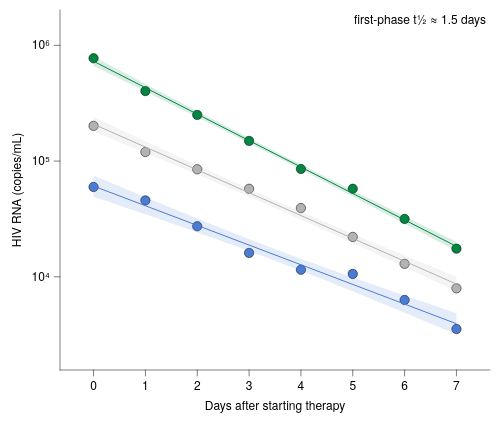

Vega-Lite specification for this chart:
### Vega-Lite specification from a JSON file in a GitHub repository (floating-point values rounded to 4 significant figures)
{"background": null, "config": {"arc": {"fill": "#DBDBDB", "fillOpacity": 1.0, "innerRadius": 45.0, "padAngle": 0.03, "stroke": "black", "strokeOpacity": 1, "strokeWidth": 0.25}, "area": {"fill": "#DBDBDB", "fillOpacity": 1.0, "stroke": "black", "strokeOpacity": 1, "strokeWidth": 0.25}, "axis": {"domain": true, "domainCap": "round", "domainColor": "black", "domainWidth": 0.25, "grid": false, "gridCap": "round", "gridColor": "#F1F1F1", "gridDash": [0, 0], "gridOpacity": 1.0, "gridWidth": 0.25, "labelColor": "black", "labelFont": "Helvetica Neue, HelveticaNeue, Helvetica, Arial, sans-serif", "labelFontSize": 6, "labelFontStyle": "normal", "labelFontWeight": 400, "offset": 0, "ticks": true, "tickCap": "round", "tickColor": "black", "tickRound": false, "tickSize": 3, "tickWidth": 0.25, "titleColor": "black", "titleFont": "Helvetica Neue, HelveticaNeue, Helvetica, Arial, sans-serif", "titleFontSize": 6, "titleFontStyle": "normal", "titleFontWeight": 400}, "axisX": {"domain": true, "labelAlign": "center", "labelAngle": 0, "labels": true, "ticks": true, "translate": 0}, "axisY": {"domain": true, "labelAlign": "right", "labelAngle": 0, "labels": true, "ticks": true, "translate": 0}, "axisRight": {"domain": true, "labelAlign": "left", "labelAngle": 0, "labels": true, "ticks": true, "translate": 0}, "axisTop": {"domain": true, "labelAlign": "center", "labelAngle": 0, "labels": true, "ticks": true, "translate": 0}, "axisBand": {"tickOffset": 0}, "bar": {"fill": "#DBDBDB", "fillOpacity": 1.0, "stroke": "black", "strokeOpacity": 1, "strokeWidth": 0.25}, "boxplot": {"size": 16.2, "ticks": {"cornerRadius": 0.25, "fill": "black", "opacity": 1, "size": 8.1, "thickness": 0.25}, "box": {"fillOpacity": 1.0, "stroke": "black", "strokeOpacity": 1, "strokeWidth": 0.25}, "median": {"cornerRadius": 0, "fill": "black", "fillOpacity": 1.0, "opacity": 1, "size": 16.2, "thickness": 0.25}, "rule": {"fill": "black", "fillOpacity": 1.0, "size": 18.0, "stroke": "black", "strokeDash": [0, 0], "strokeOpacity": 1, "strokeWidth": 0.25}, "outliers": {"color": "black", "fill": "black", "fillOpacity": 1.0, "size": 0, "stroke": "black", "strokeOpacity": 1, "strokeWidth": 0.25}}, "circle": {"fill": "black", "fillOpacity": 1.0, "size": 2.25, "stroke": null, "strokeOpacity": 1, "strokeWidth": 0.25}, "errorband": {"band": {"fillOpacity": 0.6, "stroke": null, "strokeWidth": 0.25, "strokeOpacity": 1}, "borders": {"opacity": 0, "strokeOpacity": 1, "strokeWidth": 0.25}}, "errorbar": {"opacity": 1, "rule": {"strokeDash": [0, 0], "strokeWidth": 0.25}, "ticks": {"color": "black", "cornerRadius": 0.125, "opacity": 1, "size": 10.8, "thickness": 0.25}, "thickness": 0.25}, "font": "Helvetica Neue, HelveticaNeue, Helvetica, Arial, sans-serif", "geoshape": {"fill": "#DBDBDB", "fillOpacity": 1.0, "stroke": "black", "strokeOpacity": 1, "strokeWidth": 0.25}, "header": {"labelColor": "black", "labelFont": "Helvetica Neue, HelveticaNeue, Helvetica, Arial, sans-serif", "labelFontSize": 6, "labelFontStyle": "normal", "labelFontWeight": 400, "titleColor": "black", "titleFont": "Helvetica Neue, HelveticaNeue, Helvetica, Arial, sans-serif", "titleFontSize": 6, "titleFontStyle": "normal", "titleFontWeight": 400, "titlePadding": 0}, "legend": {"disable": false, "offset": 4.5, "titlePadding": 4, "labelOffset": 2, "gradientLabelOffset": 2, "columnPadding": 4, "rowPadding": 2, "gradientLength": 90.0, "gradientThickness": 9.0, "gradientOpacity": 1.0, "gradientStrokeColor": "black", "gradientStrokeWidth": 0.25, "labelColor": "black", "labelFont": "Helvetica Neue, HelveticaNeue, Helvetica, Arial, sans-serif", "labelFontSize": 6, "labelFontStyle": "normal", "labelFontWeight": 400, "strokeColor": "black", "strokeWidth": 0, "symbolSize": 36, "symbolStrokeColor": "black", "symbolStrokeWidth": 0.25, "titleColor": "black", "titleFont": "Helvetica Neue, HelveticaNeue, Helvetica, Arial, sans-serif", "titleFontSize": 6, "titleFontStyle": "normal", "titleFontWeight": 400}, "line": {"color": "black", "stroke": "black", "strokeCap": "butt", "strokeDash": [0, 0], "strokeOpacity": 1, "strokeWidth": 0.5}, "point": {"filled": true, "fill": "#DBDBDB", "fillOpacity": 1.0, "size": 9.0, "stroke": "black", "strokeOpacity": 1, "strokeWidth": 0.25}, "range": {"category": ["#B2B2B2", "#4A7CD3", "#008542", "#664CAF", "#509F98", "#636363", "#284F93", "#005226", "#382864", "#285753"], "diverging": {"scheme": ["#443E60", "#5F597E", "#7C759B", "#9994B6", "#B7B4CC", "#D6D5DC", "#F6F6F6", "#D1DAD9", "#A4C2BF", "#7AA9A4", "#578E89", "#37736E", "#1B5954"]}, "heatmap": {"scheme": ["#440154", "#472270", "#433E82", "#38598C", "#2C728E", "#238A8D", "#24A086", "#39B578", "#5DC862", "#96D646", "#CAE02D", "#FDE724"]}, "ordinal": {"scheme": ["#F1F1F1", "#DBDBDB", "#C6C6C6", "#B2B2B2", "#9D9D9D", "#898989", "#767676", "#636363", "#515151", "#404040", "#2F2F2F", "#1F1F1F"]}, "ramp": {"scheme": ["#440154", "#472270", "#433E82", "#38598C", "#2C728E", "#238A8D", "#24A086", "#39B578", "#5DC862", "#96D646", "#CAE02D", "#FDE724"]}}, "rule": {"color": "black", "stroke": "black", "strokeCap": "round", "strokeDash": [2, 2], "strokeOpacity": 1, "strokeWidth": 0.25}, "scale": {"barBandPaddingInner": 0.1, "rectBandPaddingInner": 0, "tickBandPaddingInner": 0.1, "bandPaddingOuter": 0.1, "bandWithNestedOffsetPaddingInner": 0.2, "bandWithNestedOffsetPaddingOuter": 0.2, "offsetBandPaddingInner": 0, "offsetBandPaddingOuter": 0, "continuousPadding": 9.0, "round": false}, "rect": {"fill": "#DBDBDB", "fillOpacity": 1.0, "stroke": "black", "strokeOpacity": 1, "strokeWidth": 0.25}, "square": {"fill": "#DBDBDB", "fillOpacity": 1.0, "size": 18.0, "stroke": "black", "strokeOpacity": 1, "strokeWidth": 0.25}, "text": {"color": "black", "font": "Helvetica Neue, HelveticaNeue, Helvetica, Arial, sans-serif", "fontSize": 6, "fontStyle": "normal", "fontWeight": 400}, "tick": {"color": "black", "cornerRadius": 0.125, "opacity": 1.0, "size": 16.2, "thickness": 0.25}, "title": {"anchor": "middle", "frame": "group", "color": "black", "font": "Helvetica Neue, HelveticaNeue, Helvetica, Arial, sans-serif", "fontSize": 6, "fontStyle": "normal", "fontWeight": 400, "subtitleColor": "black", "subtitleFont": "Helvetica Neue, HelveticaNeue, Helvetica, Arial, sans-serif", "subtitleFontSize": 6, "subtitleFontStyle": "normal", "subtitleFontWeight": 400}, "trail": {"color": "black", "opacity": 1, "size": 0.5}, "view": {"continuousWidth": 215, "continuousHeight": 180, "discreteWidth": 215, "discreteHeight": 180, "fill": null, "stroke": null, "strokeWidth": 0.25}}, "layer": [{"data": {"name": "data-87082866d6f1b046f55e37424bfe66d4"}, "mark": {"type": "point", "filled": true, "size": 22}, "encoding": {"color": {"field": "patient", "title": null, "type": "nominal"}, "x": {"field": "day", "scale": {"domain": [-0.3, 7.3], "nice": false}, "title": "Days after starting therapy", "type": "quantitative"}, "y": {"axis": {"labelExpr": "'10' + ['⁰','¹','²','³','⁴','⁵','⁶','⁷','⁸','⁹'][round(datum.value)]", "title": "HIV RNA (copies/mL)", "values": [4, 5, 6]}, "field": "log_vl", "scale": {"domain": [3.35, 6.15], "nice": false}, "type": "quantitative"}}}, {"layer": [{"data": {"name": "data-40f9839d0f7272878175bd5ca40f3bca"}, "mark": {"type": "area", "fillOpacity": 0.15, "stroke": null, "strokeWidth": 0}, "encoding": {"color": {"field": "patient", "legend": null, "type": "nominal"}, "x": {"field": "day", "type": "quantitative", "scale": {"nice": false}}, "y": {"field": "log_vl", "type": "quantitative", "scale": {"nice": false}}, "y2": {"field": "__ci_hi"}}, "name": "__dysonsphere_8c00b4a419e6b3a1_57"}, {"data": {"name": "data-6902644388025dc489fbc14b0cec7e0a"}, "mark": {"type": "line"}, "encoding": {"color": {"field": "patient", "legend": null, "type": "nominal"}, "x": {"field": "day", "type": "quantitative", "scale": {"nice": false}}, "y": {"field": "log_vl", "type": "quantitative", "scale": {"nice": false}}}}, {"data": {"name": "data-39a879d12e2f87238ceb06f9b2695a57"}, "mark": {"type": "area", "fillOpacity": 0.15, "stroke": null, "strokeWidth": 0}, "encoding": {"color": {"field": "patient", "legend": null, "type": "nominal"}, "x": {"field": "day", "type": "quantitative", "scale": {"nice": false}}, "y": {"field": "log_vl", "type": "quantitative", "scale": {"nice": false}}, "y2": {"field": "__ci_hi"}}, "name": "__dysonsphere_49423ea049a6d4ac_58"}, {"data": {"name": "data-64a614270c06d12e313e02effcd69ffb"}, "mark": {"type": "line"}, "encoding": {"color": {"field": "patient", "legend": null, "type": "nominal"}, "x": {"field": "day", "type": "quantitative", "scale": {"nice": false}}, "y": {"field": "log_vl", "type": "quantitative", "scale": {"nice": false}}}}, {"data": {"name": "data-7095b5f6bdcb78408bdec3aeca9f2d0a"}, "mark": {"type": "area", "fillOpacity": 0.15, "stroke": null, "strokeWidth": 0}, "encoding": {"color": {"field": "patient", "legend": null, "type": "nominal"}, "x": {"field": "day", "type": "quantitative", "scale": {"nice": false}}, "y": {"field": "log_vl", "type": "quantitative", "scale": {"nice": false}}, "y2": {"field": "__ci_hi"}}, "name": "__dysonsphere_d12efead727a064e_59"}, {"data": {"name": "data-464a61ed029cc4b9aabb812220408f1d"}, "mark": {"type": "line"}, "encoding": {"color": {"field": "patient", "legend": null, "type": "nominal"}, "x": {"field": "day", "type": "quantitative", "scale": {"nice": false}}, "y": {"field": "log_vl", "type": "quantitative", "scale": {"nice": false}}}}]}, {"data": {"values": [{"__dysonsphere__": 1}]}, "mark": {"type": "text", "align": "right", "angle": 0, "baseline": "top", "dx": 0, "dy": 0, "opacity": 1.0}, "encoding": {"text": {"value": "first-phase t½ ≈ 1.5 days"}, "x": {"value": 213}, "y": {"value": 2}}}], "$schema": "https://vega.github.io/schema/vega-lite/v6.4.1.json", "datasets": {"data-87082866d6f1b046f55e37424bfe66d4": [{"patient": "Patient 1", "day": 0.0, "vl": 201400.0, "log_vl": 5.304}, {"patient": "Patient 1", "day": 1.0, "vl": 119800.0, "log_vl": 5.078}, {"patient": "Patient 1", "day": 2.0, "vl": 84950.0, "log_vl": 4.929}, {"patient": "Patient 1", "day": 3.0, "vl": 57600.0, "log_vl": 4.76}, {"patient": "Patient 1", "day": 4.0, "vl": 39260.0, "log_vl": 4.594}, {"patient": "Patient 1", "day": 5.0, "vl": 22090.0, "log_vl": 4.344}, {"patient": "Patient 1", "day": 6.0, "vl": 12940.0, "log_vl": 4.112}, {"patient": "Patient 1", "day": 7.0, "vl": 7946.0, "log_vl": 3.9}, {"patient": "Patient 2", "day": 0.0, "vl": 59720.0, "log_vl": 4.776}, {"patient": "Patient 2", "day": 1.0, "vl": 45710.0, "log_vl": 4.66}, {"patient": "Patient 2", "day": 2.0, "vl": 27320.0, "log_vl": 4.437}, {"patient": "Patient 2", "day": 3.0, "vl": 16070.0, "log_vl": 4.206}, {"patient": "Patient 2", "day": 4.0, "vl": 11500.0, "log_vl": 4.061}, {"patient": "Patient 2", "day": 5.0, "vl": 10580.0, "log_vl": 4.025}, {"patient": "Patient 2", "day": 6.0, "vl": 6301.0, "log_vl": 3.799}, {"patient": "Patient 2", "day": 7.0, "vl": 3536.0, "log_vl": 3.549}, {"patient": "Patient 3", "day": 0.0, "vl": 772900.0, "log_vl": 5.888}, {"patient": "Patient 3", "day": 1.0, "vl": 402700.0, "log_vl": 5.605}, {"patient": "Patient 3", "day": 2.0, "vl": 250600.0, "log_vl": 5.399}, {"patient": "Patient 3", "day": 3.0, "vl": 149300.0, "log_vl": 5.174}, {"patient": "Patient 3", "day": 4.0, "vl": 85460.0, "log_vl": 4.932}, {"patient": "Patient 3", "day": 5.0, "vl": 57640.0, "log_vl": 4.761}, {"patient": "Patient 3", "day": 6.0, "vl": 31600.0, "log_vl": 4.5}, {"patient": "Patient 3", "day": 7.0, "vl": 17500.0, "log_vl": 4.243}], "data-40f9839d0f7272878175bd5ca40f3bca": [{"day": 0.0, "log_vl": 5.256, "__ci_hi": 5.381, "patient": "Patient 1", "__dysonsphere__": 1}, {"day": 0.1111, "log_vl": 5.236, "__ci_hi": 5.358, "patient": "Patient 1", "__dysonsphere__": 1}, {"day": 0.2222, "log_vl": 5.215, "__ci_hi": 5.335, "patient": "Patient 1", "__dysonsphere__": 1}, {"day": 0.3333, "log_vl": 5.194, "__ci_hi": 5.311, "patient": "Patient 1", "__dysonsphere__": 1}, {"day": 0.4444, "log_vl": 5.174, "__ci_hi": 5.288, "patient": "Patient 1", "__dysonsphere__": 1}, {"day": 0.5556, "log_vl": 5.153, "__ci_hi": 5.265, "patient": "Patient 1", "__dysonsphere__": 1}, {"day": 0.6667, "log_vl": 5.133, "__ci_hi": 5.242, "patient": "Patient 1", "__dysonsphere__": 1}, {"day": 0.7778, "log_vl": 5.112, "__ci_hi": 5.218, "patient": "Patient 1", "__dysonsphere__": 1}, {"day": 0.8889, "log_vl": 5.091, "__ci_hi": 5.195, "patient": "Patient 1", "__dysonsphere__": 1}, {"day": 1.0, "log_vl": 5.071, "__ci_hi": 5.172, "patient": "Patient 1", "__dysonsphere__": 1}, {"day": 1.111, "log_vl": 5.05, "__ci_hi": 5.149, "patient": "Patient 1", "__dysonsphere__": 1}, {"day": 1.222, "log_vl": 5.029, "__ci_hi": 5.126, "patient": "Patient 1", "__dysonsphere__": 1}, {"day": 1.333, "log_vl": 5.008, "__ci_hi": 5.103, "patient": "Patient 1", "__dysonsphere__": 1}, {"day": 1.444, "log_vl": 4.987, "__ci_hi": 5.08, "patient": "Patient 1", "__dysonsphere__": 1}, {"day": 1.556, "log_vl": 4.967, "__ci_hi": 5.057, "patient": "Patient 1", "__dysonsphere__": 1}, {"day": 1.667, "log_vl": 4.946, "__ci_hi": 5.034, "patient": "Patient 1", "__dysonsphere__": 1}, {"day": 1.778, "log_vl": 4.925, "__ci_hi": 5.011, "patient": "Patient 1", "__dysonsphere__": 1}, {"day": 1.889, "log_vl": 4.904, "__ci_hi": 4.988, "patient": "Patient 1", "__dysonsphere__": 1}, {"day": 2.0, "log_vl": 4.883, "__ci_hi": 4.965, "patient": "Patient 1", "__dysonsphere__": 1}, {"day": 2.111, "log_vl": 4.862, "__ci_hi": 4.942, "patient": "Patient 1", "__dysonsphere__": 1}, {"day": 2.222, "log_vl": 4.841, "__ci_hi": 4.919, "patient": "Patient 1", "__dysonsphere__": 1}, {"day": 2.333, "log_vl": 4.82, "__ci_hi": 4.897, "patient": "Patient 1", "__dysonsphere__": 1}, {"day": 2.444, "log_vl": 4.798, "__ci_hi": 4.874, "patient": "Patient 1", "__dysonsphere__": 1}, {"day": 2.556, "log_vl": 4.777, "__ci_hi": 4.851, "patient": "Patient 1", "__dysonsphere__": 1}, {"day": 2.667, "log_vl": 4.756, "__ci_hi": 4.829, "patient": "Patient 1", "__dysonsphere__": 1}, {"day": 2.778, "log_vl": 4.734, "__ci_hi": 4.806, "patient": "Patient 1", "__dysonsphere__": 1}, {"day": 2.889, "log_vl": 4.713, "__ci_hi": 4.784, "patient": "Patient 1", "__dysonsphere__": 1}, {"day": 3.0, "log_vl": 4.691, "__ci_hi": 4.762, "patient": "Patient 1", "__dysonsphere__": 1}, {"day": 3.111, "log_vl": 4.67, "__ci_hi": 4.739, "patient": "Patient 1", "__dysonsphere__": 1}, {"day": 3.222, "log_vl": 4.648, "__ci_hi": 4.717, "patient": "Patient 1", "__dysonsphere__": 1}, {"day": 3.333, "log_vl": 4.626, "__ci_hi": 4.695, "patient": "Patient 1", "__dysonsphere__": 1}, {"day": 3.444, "log_vl": 4.604, "__ci_hi": 4.673, "patient": "Patient 1", "__dysonsphere__": 1}, {"day": 3.556, "log_vl": 4.583, "__ci_hi": 4.651, "patient": "Patient 1", "__dysonsphere__": 1}, {"day": 3.667, "log_vl": 4.56, "__ci_hi": 4.629, "patient": "Patient 1", "__dysonsphere__": 1}, {"day": 3.778, "log_vl": 4.538, "__ci_hi": 4.608, "patient": "Patient 1", "__dysonsphere__": 1}, {"day": 3.889, "log_vl": 4.516, "__ci_hi": 4.586, "patient": "Patient 1", "__dysonsphere__": 1}, {"day": 4.0, "log_vl": 4.494, "__ci_hi": 4.564, "patient": "Patient 1", "__dysonsphere__": 1}, {"day": 4.111, "log_vl": 4.472, "__ci_hi": 4.543, "patient": "Patient 1", "__dysonsphere__": 1}, {"day": 4.222, "log_vl": 4.449, "__ci_hi": 4.521, "patient": "Patient 1", "__dysonsphere__": 1}, {"day": 4.333, "log_vl": 4.427, "__ci_hi": 4.5, "patient": "Patient 1", "__dysonsphere__": 1}, {"day": 4.444, "log_vl": 4.404, "__ci_hi": 4.478, "patient": "Patient 1", "__dysonsphere__": 1}, {"day": 4.556, "log_vl": 4.382, "__ci_hi": 4.457, "patient": "Patient 1", "__dysonsphere__": 1}, {"day": 4.667, "log_vl": 4.359, "__ci_hi": 4.436, "patient": "Patient 1", "__dysonsphere__": 1}, {"day": 4.778, "log_vl": 4.336, "__ci_hi": 4.415, "patient": "Patient 1", "__dysonsphere__": 1}, {"day": 4.889, "log_vl": 4.313, "__ci_hi": 4.394, "patient": "Patient 1", "__dysonsphere__": 1}, {"day": 5.0, "log_vl": 4.291, "__ci_hi": 4.373, "patient": "Patient 1", "__dysonsphere__": 1}, {"day": 5.111, "log_vl": 4.268, "__ci_hi": 4.352, "patient": "Patient 1", "__dysonsphere__": 1}, {"day": 5.222, "log_vl": 4.245, "__ci_hi": 4.331, "patient": "Patient 1", "__dysonsphere__": 1}, {"day": 5.333, "log_vl": 4.222, "__ci_hi": 4.31, "patient": "Patient 1", "__dysonsphere__": 1}, {"day": 5.444, "log_vl": 4.199, "__ci_hi": 4.289, "patient": "Patient 1", "__dysonsphere__": 1}, {"day": 5.556, "log_vl": 4.176, "__ci_hi": 4.268, "patient": "Patient 1", "__dysonsphere__": 1}, {"day": 5.667, "log_vl": 4.153, "__ci_hi": 4.247, "patient": "Patient 1", "__dysonsphere__": 1}, {"day": 5.778, "log_vl": 4.13, "__ci_hi": 4.227, "patient": "Patient 1", "__dysonsphere__": 1}, {"day": 5.889, "log_vl": 4.107, "__ci_hi": 4.206, "patient": "Patient 1", "__dysonsphere__": 1}, {"day": 6.0, "log_vl": 4.083, "__ci_hi": 4.185, "patient": "Patient 1", "__dysonsphere__": 1}, {"day": 6.111, "log_vl": 4.06, "__ci_hi": 4.164, "patient": "Patient 1", "__dysonsphere__": 1}, {"day": 6.222, "log_vl": 4.037, "__ci_hi": 4.144, "patient": "Patient 1", "__dysonsphere__": 1}, {"day": 6.333, "log_vl": 4.014, "__ci_hi": 4.123, "patient": "Patient 1", "__dysonsphere__": 1}, {"day": 6.444, "log_vl": 3.991, "__ci_hi": 4.102, "patient": "Patient 1", "__dysonsphere__": 1}, {"day": 6.556, "log_vl": 3.967, "__ci_hi": 4.082, "patient": "Patient 1", "__dysonsphere__": 1}, {"day": 6.667, "log_vl": 3.944, "__ci_hi": 4.061, "patient": "Patient 1", "__dysonsphere__": 1}, {"day": 6.778, "log_vl": 3.921, "__ci_hi": 4.041, "patient": "Patient 1", "__dysonsphere__": 1}, {"day": 6.889, "log_vl": 3.898, "__ci_hi": 4.02, "patient": "Patient 1", "__dysonsphere__": 1}, {"day": 7.0, "log_vl": 3.874, "__ci_hi": 4.0, "patient": "Patient 1", "__dysonsphere__": 1}], "data-6902644388025dc489fbc14b0cec7e0a": [{"day": 0.0, "log_vl": 5.319, "patient": "Patient 1", "__dysonsphere__": 1}, {"day": 7.0, "log_vl": 3.937, "patient": "Patient 1", "__dysonsphere__": 1}], "data-39a879d12e2f87238ceb06f9b2695a57": [{"day": 0.0, "log_vl": 4.692, "__ci_hi": 4.876, "patient": "Patient 2", "__dysonsphere__": 1}, {"day": 0.1111, "log_vl": 4.675, "__ci_hi": 4.855, "patient": "Patient 2", "__dysonsphere__": 1}, {"day": 0.2222, "log_vl": 4.658, "__ci_hi": 4.834, "patient": "Patient 2", "__dysonsphere__": 1}, {"day": 0.3333, "log_vl": 4.642, "__ci_hi": 4.813, "patient": "Patient 2", "__dysonsphere__": 1}, {"day": 0.4444, "log_vl": 4.625, "__ci_hi": 4.792, "patient": "Patient 2", "__dysonsphere__": 1}, {"day": 0.5556, "log_vl": 4.608, "__ci_hi": 4.771, "patient": "Patient 2", "__dysonsphere__": 1}, {"day": 0.6667, "log_vl": 4.591, "__ci_hi": 4.75, "patient": "Patient 2", "__dysonsphere__": 1}, {"day": 0.7778, "log_vl": 4.574, "__ci_hi": 4.73, "patient": "Patient 2", "__dysonsphere__": 1}, {"day": 0.8889, "log_vl": 4.557, "__ci_hi": 4.709, "patient": "Patient 2", "__dysonsphere__": 1}, {"day": 1.0, "log_vl": 4.54, "__ci_hi": 4.688, "patient": "Patient 2", "__dysonsphere__": 1}, {"day": 1.111, "log_vl": 4.522, "__ci_hi": 4.668, "patient": "Patient 2", "__dysonsphere__": 1}, {"day": 1.222, "log_vl": 4.505, "__ci_hi": 4.647, "patient": "Patient 2", "__dysonsphere__": 1}, {"day": 1.333, "log_vl": 4.488, "__ci_hi": 4.626, "patient": "Patient 2", "__dysonsphere__": 1}, {"day": 1.444, "log_vl": 4.471, "__ci_hi": 4.606, "patient": "Patient 2", "__dysonsphere__": 1}, {"day": 1.556, "log_vl": 4.454, "__ci_hi": 4.585, "patient": "Patient 2", "__dysonsphere__": 1}, {"day": 1.667, "log_vl": 4.436, "__ci_hi": 4.565, "patient": "Patient 2", "__dysonsphere__": 1}, {"day": 1.778, "log_vl": 4.419, "__ci_hi": 4.545, "patient": "Patient 2", "__dysonsphere__": 1}, {"day": 1.889, "log_vl": 4.401, "__ci_hi": 4.524, "patient": "Patient 2", "__dysonsphere__": 1}, {"day": 2.0, "log_vl": 4.384, "__ci_hi": 4.504, "patient": "Patient 2", "__dysonsphere__": 1}, {"day": 2.111, "log_vl": 4.366, "__ci_hi": 4.484, "patient": "Patient 2", "__dysonsphere__": 1}, {"day": 2.222, "log_vl": 4.349, "__ci_hi": 4.464, "patient": "Patient 2", "__dysonsphere__": 1}, {"day": 2.333, "log_vl": 4.331, "__ci_hi": 4.444, "patient": "Patient 2", "__dysonsphere__": 1}, {"day": 2.444, "log_vl": 4.313, "__ci_hi": 4.424, "patient": "Patient 2", "__dysonsphere__": 1}, {"day": 2.556, "log_vl": 4.295, "__ci_hi": 4.404, "patient": "Patient 2", "__dysonsphere__": 1}, {"day": 2.667, "log_vl": 4.277, "__ci_hi": 4.384, "patient": "Patient 2", "__dysonsphere__": 1}, {"day": 2.778, "log_vl": 4.259, "__ci_hi": 4.364, "patient": "Patient 2", "__dysonsphere__": 1}, {"day": 2.889, "log_vl": 4.241, "__ci_hi": 4.345, "patient": "Patient 2", "__dysonsphere__": 1}, {"day": 3.0, "log_vl": 4.223, "__ci_hi": 4.325, "patient": "Patient 2", "__dysonsphere__": 1}, {"day": 3.111, "log_vl": 4.204, "__ci_hi": 4.306, "patient": "Patient 2", "__dysonsphere__": 1}, {"day": 3.222, "log_vl": 4.186, "__ci_hi": 4.287, "patient": "Patient 2", "__dysonsphere__": 1}, {"day": 3.333, "log_vl": 4.167, "__ci_hi": 4.268, "patient": "Patient 2", "__dysonsphere__": 1}, {"day": 3.444, "log_vl": 4.148, "__ci_hi": 4.249, "patient": "Patient 2", "__dysonsphere__": 1}, {"day": 3.556, "log_vl": 4.129, "__ci_hi": 4.23, "patient": "Patient 2", "__dysonsphere__": 1}, {"day": 3.667, "log_vl": 4.11, "__ci_hi": 4.211, "patient": "Patient 2", "__dysonsphere__": 1}, {"day": 3.778, "log_vl": 4.091, "__ci_hi": 4.192, "patient": "Patient 2", "__dysonsphere__": 1}, {"day": 3.889, "log_vl": 4.072, "__ci_hi": 4.174, "patient": "Patient 2", "__dysonsphere__": 1}, {"day": 4.0, "log_vl": 4.053, "__ci_hi": 4.155, "patient": "Patient 2", "__dysonsphere__": 1}, {"day": 4.111, "log_vl": 4.033, "__ci_hi": 4.137, "patient": "Patient 2", "__dysonsphere__": 1}, {"day": 4.222, "log_vl": 4.014, "__ci_hi": 4.119, "patient": "Patient 2", "__dysonsphere__": 1}, {"day": 4.333, "log_vl": 3.994, "__ci_hi": 4.101, "patient": "Patient 2", "__dysonsphere__": 1}, {"day": 4.444, "log_vl": 3.974, "__ci_hi": 4.083, "patient": "Patient 2", "__dysonsphere__": 1}, {"day": 4.556, "log_vl": 3.954, "__ci_hi": 4.065, "patient": "Patient 2", "__dysonsphere__": 1}, {"day": 4.667, "log_vl": 3.934, "__ci_hi": 4.047, "patient": "Patient 2", "__dysonsphere__": 1}, {"day": 4.778, "log_vl": 3.914, "__ci_hi": 4.029, "patient": "Patient 2", "__dysonsphere__": 1}, {"day": 4.889, "log_vl": 3.894, "__ci_hi": 4.012, "patient": "Patient 2", "__dysonsphere__": 1}, {"day": 5.0, "log_vl": 3.874, "__ci_hi": 3.994, "patient": "Patient 2", "__dysonsphere__": 1}, {"day": 5.111, "log_vl": 3.854, "__ci_hi": 3.977, "patient": "Patient 2", "__dysonsphere__": 1}, {"day": 5.222, "log_vl": 3.833, "__ci_hi": 3.959, "patient": "Patient 2", "__dysonsphere__": 1}, {"day": 5.333, "log_vl": 3.813, "__ci_hi": 3.942, "patient": "Patient 2", "__dysonsphere__": 1}, {"day": 5.444, "log_vl": 3.793, "__ci_hi": 3.924, "patient": "Patient 2", "__dysonsphere__": 1}, {"day": 5.556, "log_vl": 3.772, "__ci_hi": 3.907, "patient": "Patient 2", "__dysonsphere__": 1}, {"day": 5.667, "log_vl": 3.752, "__ci_hi": 3.89, "patient": "Patient 2", "__dysonsphere__": 1}, {"day": 5.778, "log_vl": 3.731, "__ci_hi": 3.873, "patient": "Patient 2", "__dysonsphere__": 1}, {"day": 5.889, "log_vl": 3.71, "__ci_hi": 3.856, "patient": "Patient 2", "__dysonsphere__": 1}, {"day": 6.0, "log_vl": 3.69, "__ci_hi": 3.838, "patient": "Patient 2", "__dysonsphere__": 1}, {"day": 6.111, "log_vl": 3.669, "__ci_hi": 3.821, "patient": "Patient 2", "__dysonsphere__": 1}, {"day": 6.222, "log_vl": 3.648, "__ci_hi": 3.804, "patient": "Patient 2", "__dysonsphere__": 1}, {"day": 6.333, "log_vl": 3.628, "__ci_hi": 3.787, "patient": "Patient 2", "__dysonsphere__": 1}, {"day": 6.444, "log_vl": 3.607, "__ci_hi": 3.77, "patient": "Patient 2", "__dysonsphere__": 1}, {"day": 6.556, "log_vl": 3.586, "__ci_hi": 3.753, "patient": "Patient 2", "__dysonsphere__": 1}, {"day": 6.667, "log_vl": 3.565, "__ci_hi": 3.737, "patient": "Patient 2", "__dysonsphere__": 1}, {"day": 6.778, "log_vl": 3.544, "__ci_hi": 3.72, "patient": "Patient 2", "__dysonsphere__": 1}, {"day": 6.889, "log_vl": 3.523, "__ci_hi": 3.703, "patient": "Patient 2", "__dysonsphere__": 1}, {"day": 7.0, "log_vl": 3.502, "__ci_hi": 3.686, "patient": "Patient 2", "__dysonsphere__": 1}], "data-64a614270c06d12e313e02effcd69ffb": [{"day": 0.0, "log_vl": 4.784, "patient": "Patient 2", "__dysonsphere__": 1}, {"day": 7.0, "log_vl": 3.594, "patient": "Patient 2", "__dysonsphere__": 1}], "data-7095b5f6bdcb78408bdec3aeca9f2d0a": [{"day": 0.0, "log_vl": 5.822, "__ci_hi": 5.903, "patient": "Patient 3", "__dysonsphere__": 1}, {"day": 0.1111, "log_vl": 5.798, "__ci_hi": 5.877, "patient": "Patient 3", "__dysonsphere__": 1}, {"day": 0.2222, "log_vl": 5.773, "__ci_hi": 5.851, "patient": "Patient 3", "__dysonsphere__": 1}, {"day": 0.3333, "log_vl": 5.749, "__ci_hi": 5.824, "patient": "Patient 3", "__dysonsphere__": 1}, {"day": 0.4444, "log_vl": 5.724, "__ci_hi": 5.798, "patient": "Patient 3", "__dysonsphere__": 1}, {"day": 0.5556, "log_vl": 5.699, "__ci_hi": 5.772, "patient": "Patient 3", "__dysonsphere__": 1}, {"day": 0.6667, "log_vl": 5.675, "__ci_hi": 5.746, "patient": "Patient 3", "__dysonsphere__": 1}, {"day": 0.7778, "log_vl": 5.65, "__ci_hi": 5.719, "patient": "Patient 3", "__dysonsphere__": 1}, {"day": 0.8889, "log_vl": 5.626, "__ci_hi": 5.693, "patient": "Patient 3", "__dysonsphere__": 1}, {"day": 1.0, "log_vl": 5.601, "__ci_hi": 5.667, "patient": "Patient 3", "__dysonsphere__": 1}, {"day": 1.111, "log_vl": 5.577, "__ci_hi": 5.641, "patient": "Patient 3", "__dysonsphere__": 1}, {"day": 1.222, "log_vl": 5.552, "__ci_hi": 5.615, "patient": "Patient 3", "__dysonsphere__": 1}, {"day": 1.333, "log_vl": 5.527, "__ci_hi": 5.588, "patient": "Patient 3", "__dysonsphere__": 1}, {"day": 1.444, "log_vl": 5.503, "__ci_hi": 5.562, "patient": "Patient 3", "__dysonsphere__": 1}, {"day": 1.556, "log_vl": 5.478, "__ci_hi": 5.536, "patient": "Patient 3", "__dysonsphere__": 1}, {"day": 1.667, "log_vl": 5.453, "__ci_hi": 5.51, "patient": "Patient 3", "__dysonsphere__": 1}, {"day": 1.778, "log_vl": 5.428, "__ci_hi": 5.484, "patient": "Patient 3", "__dysonsphere__": 1}, {"day": 1.889, "log_vl": 5.404, "__ci_hi": 5.458, "patient": "Patient 3", "__dysonsphere__": 1}, {"day": 2.0, "log_vl": 5.379, "__ci_hi": 5.432, "patient": "Patient 3", "__dysonsphere__": 1}, {"day": 2.111, "log_vl": 5.354, "__ci_hi": 5.406, "patient": "Patient 3", "__dysonsphere__": 1}, {"day": 2.222, "log_vl": 5.329, "__ci_hi": 5.38, "patient": "Patient 3", "__dysonsphere__": 1}, {"day": 2.333, "log_vl": 5.304, "__ci_hi": 5.354, "patient": "Patient 3", "__dysonsphere__": 1}, {"day": 2.444, "log_vl": 5.279, "__ci_hi": 5.328, "patient": "Patient 3", "__dysonsphere__": 1}, {"day": 2.556, "log_vl": 5.254, "__ci_hi": 5.303, "patient": "Patient 3", "__dysonsphere__": 1}, {"day": 2.667, "log_vl": 5.229, "__ci_hi": 5.277, "patient": "Patient 3", "__dysonsphere__": 1}, {"day": 2.778, "log_vl": 5.204, "__ci_hi": 5.251, "patient": "Patient 3", "__dysonsphere__": 1}, {"day": 2.889, "log_vl": 5.179, "__ci_hi": 5.225, "patient": "Patient 3", "__dysonsphere__": 1}, {"day": 3.0, "log_vl": 5.154, "__ci_hi": 5.2, "patient": "Patient 3", "__dysonsphere__": 1}, {"day": 3.111, "log_vl": 5.129, "__ci_hi": 5.174, "patient": "Patient 3", "__dysonsphere__": 1}, {"day": 3.222, "log_vl": 5.104, "__ci_hi": 5.149, "patient": "Patient 3", "__dysonsphere__": 1}, {"day": 3.333, "log_vl": 5.078, "__ci_hi": 5.123, "patient": "Patient 3", "__dysonsphere__": 1}, {"day": 3.444, "log_vl": 5.053, "__ci_hi": 5.098, "patient": "Patient 3", "__dysonsphere__": 1}, {"day": 3.556, "log_vl": 5.028, "__ci_hi": 5.072, "patient": "Patient 3", "__dysonsphere__": 1}, {"day": 3.667, "log_vl": 5.002, "__ci_hi": 5.047, "patient": "Patient 3", "__dysonsphere__": 1}, {"day": 3.778, "log_vl": 4.977, "__ci_hi": 5.022, "patient": "Patient 3", "__dysonsphere__": 1}, {"day": 3.889, "log_vl": 4.951, "__ci_hi": 4.996, "patient": "Patient 3", "__dysonsphere__": 1}, {"day": 4.0, "log_vl": 4.926, "__ci_hi": 4.971, "patient": "Patient 3", "__dysonsphere__": 1}, {"day": 4.111, "log_vl": 4.9, "__ci_hi": 4.946, "patient": "Patient 3", "__dysonsphere__": 1}, {"day": 4.222, "log_vl": 4.874, "__ci_hi": 4.921, "patient": "Patient 3", "__dysonsphere__": 1}, {"day": 4.333, "log_vl": 4.849, "__ci_hi": 4.896, "patient": "Patient 3", "__dysonsphere__": 1}, {"day": 4.444, "log_vl": 4.823, "__ci_hi": 4.871, "patient": "Patient 3", "__dysonsphere__": 1}, {"day": 4.556, "log_vl": 4.797, "__ci_hi": 4.846, "patient": "Patient 3", "__dysonsphere__": 1}, {"day": 4.667, "log_vl": 4.771, "__ci_hi": 4.821, "patient": "Patient 3", "__dysonsphere__": 1}, {"day": 4.778, "log_vl": 4.745, "__ci_hi": 4.796, "patient": "Patient 3", "__dysonsphere__": 1}, {"day": 4.889, "log_vl": 4.719, "__ci_hi": 4.771, "patient": "Patient 3", "__dysonsphere__": 1}, {"day": 5.0, "log_vl": 4.693, "__ci_hi": 4.746, "patient": "Patient 3", "__dysonsphere__": 1}, {"day": 5.111, "log_vl": 4.667, "__ci_hi": 4.722, "patient": "Patient 3", "__dysonsphere__": 1}, {"day": 5.222, "log_vl": 4.641, "__ci_hi": 4.697, "patient": "Patient 3", "__dysonsphere__": 1}, {"day": 5.333, "log_vl": 4.615, "__ci_hi": 4.672, "patient": "Patient 3", "__dysonsphere__": 1}, {"day": 5.444, "log_vl": 4.589, "__ci_hi": 4.647, "patient": "Patient 3", "__dysonsphere__": 1}, {"day": 5.556, "log_vl": 4.563, "__ci_hi": 4.623, "patient": "Patient 3", "__dysonsphere__": 1}, {"day": 5.667, "log_vl": 4.537, "__ci_hi": 4.598, "patient": "Patient 3", "__dysonsphere__": 1}, {"day": 5.778, "log_vl": 4.511, "__ci_hi": 4.573, "patient": "Patient 3", "__dysonsphere__": 1}, {"day": 5.889, "log_vl": 4.485, "__ci_hi": 4.549, "patient": "Patient 3", "__dysonsphere__": 1}, {"day": 6.0, "log_vl": 4.458, "__ci_hi": 4.524, "patient": "Patient 3", "__dysonsphere__": 1}, {"day": 6.111, "log_vl": 4.432, "__ci_hi": 4.5, "patient": "Patient 3", "__dysonsphere__": 1}, {"day": 6.222, "log_vl": 4.406, "__ci_hi": 4.475, "patient": "Patient 3", "__dysonsphere__": 1}, {"day": 6.333, "log_vl": 4.38, "__ci_hi": 4.45, "patient": "Patient 3", "__dysonsphere__": 1}, {"day": 6.444, "log_vl": 4.354, "__ci_hi": 4.426, "patient": "Patient 3", "__dysonsphere__": 1}, {"day": 6.556, "log_vl": 4.327, "__ci_hi": 4.401, "patient": "Patient 3", "__dysonsphere__": 1}, {"day": 6.667, "log_vl": 4.301, "__ci_hi": 4.377, "patient": "Patient 3", "__dysonsphere__": 1}, {"day": 6.778, "log_vl": 4.275, "__ci_hi": 4.352, "patient": "Patient 3", "__dysonsphere__": 1}, {"day": 6.889, "log_vl": 4.248, "__ci_hi": 4.328, "patient": "Patient 3", "__dysonsphere__": 1}, {"day": 7.0, "log_vl": 4.222, "__ci_hi": 4.303, "patient": "Patient 3", "__dysonsphere__": 1}], "data-464a61ed029cc4b9aabb812220408f1d": [{"day": 0.0, "log_vl": 5.863, "patient": "Patient 3", "__dysonsphere__": 1}, {"day": 7.0, "log_vl": 4.263, "patient": "Patient 3", "__dysonsphere__": 1}]}}
